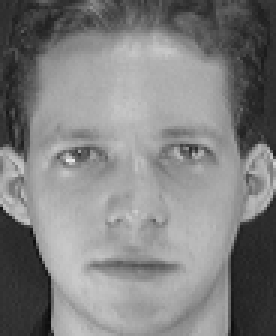
#> input picture test/1.pgm, 92 x 112 px, found by its file name (shown 3 times larger)
$ python videosample.py
#> lines starting #> are read from the running program, lines starting #| are printed output that depends on the picture
import numpy as np
import cv2

img = cv2.imread('1.pgm',cv2.IMREAD_COLOR)
#> img is the input picture: shape (112, 92, 3); min 11, max 234, mean 128.3
cv2.rectangle(img,(15,25),(200,150),(0,0,255),15)
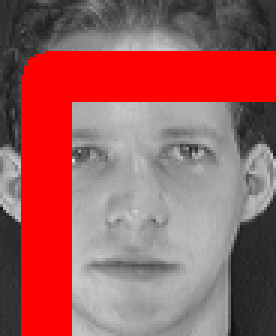
#> img: shape (112, 92, 3) (shown 3 times larger); mean B, G, R 91.6, 91.6, 159.6

cv2.imshow('image',img)
cv2.waitKey(0)
cv2.destroyAllWindows()

$ run again, with test/10.pgm copied over test/1.pgm
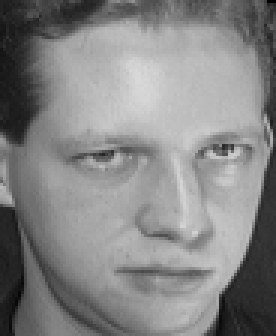
#> input picture test/10.pgm, 92 x 112 px, found by its file name (shown 3 times larger)
#> img is the input picture: shape (112, 92, 3); min 1, max 217, mean 132.8
#> `cv2.rectangle(img,(15,25),(200,150),(0,0,255),15)`:
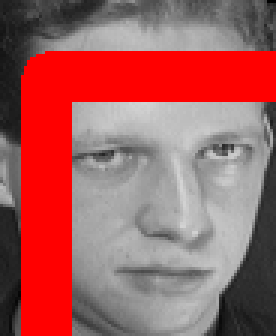
#> img: shape (112, 92, 3) (shown 3 times larger); mean B, G, R 94.8, 94.8, 162.8

$ run again, with test/2.pgm copied over test/1.pgm
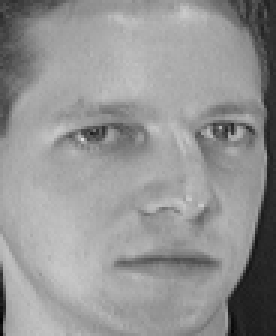
#> input picture test/2.pgm, 92 x 112 px, found by its file name (shown 3 times larger)
#> img is the input picture: shape (112, 92, 3); min 2, max 223, mean 148
#> `cv2.rectangle(img,(15,25),(200,150),(0,0,255),15)`:
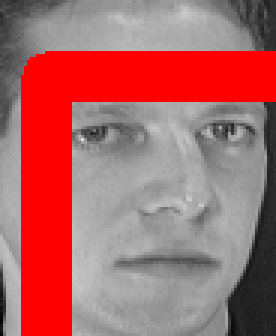
#> img: shape (112, 92, 3) (shown 3 times larger); mean B, G, R 103.1, 103.1, 171.1

$ run again, with test/3.pgm copied over test/1.pgm
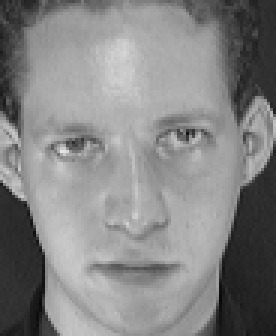
#> input picture test/3.pgm, 92 x 112 px, found by its file name (shown 3 times larger)
#> img is the input picture: shape (112, 92, 3); min 7, max 232, mean 132.6
#> `cv2.rectangle(img,(15,25),(200,150),(0,0,255),15)`:
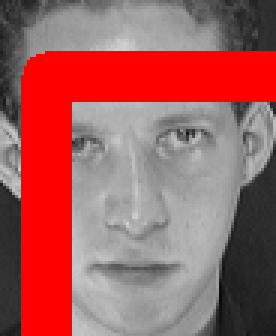
#> img: shape (112, 92, 3) (shown 3 times larger); mean B, G, R 94.2, 94.2, 162.2
